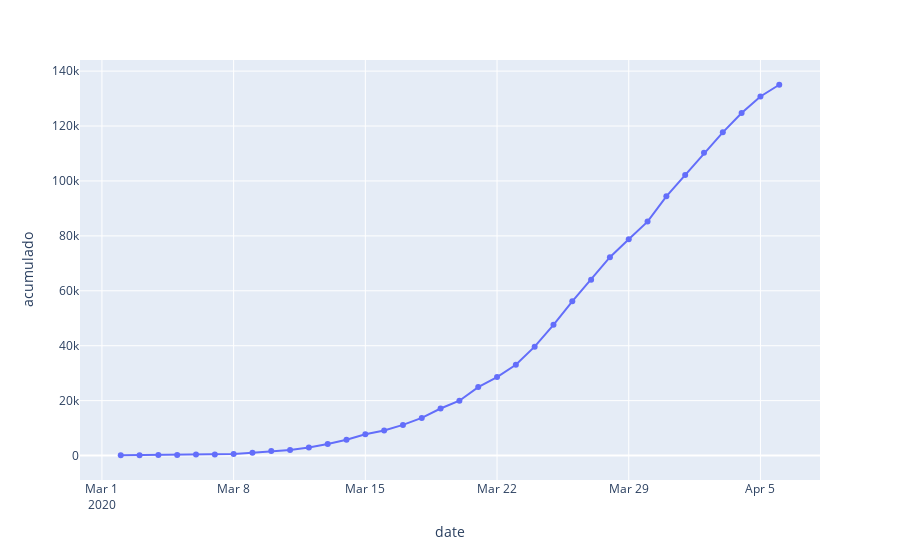

The code cell stored with this chart in its notebook:
### Code cell
# Ploting observed data
fig = px.line(df, x="date", y="acumulado")
fig.update_traces(mode='markers+lines')
fig.show()

### Figure 1 — Plotly figure (JSON) as saved in the notebook; plotly's stock layout.template omitted (floating-point values rounded to 4 significant figures)
{"data": [{"hovertemplate": "date=%{x}<br>acumulado=%{y}<extra></extra>", "legendgroup": "", "line": {"color": "#636efa", "dash": "solid"}, "mode": "markers+lines", "name": "", "showlegend": false, "type": "scatter", "x": ["2020-03-02T00:00:00", "2020-03-03T00:00:00", "2020-03-04T00:00:00", "2020-03-05T00:00:00", "2020-03-06T00:00:00", "2020-03-07T00:00:00", "2020-03-08T00:00:00", "2020-03-09T00:00:00", "2020-03-10T00:00:00", "2020-03-11T00:00:00", "2020-03-12T00:00:00", "2020-03-13T00:00:00", "2020-03-14T00:00:00", "2020-03-15T00:00:00", "2020-03-16T00:00:00", "2020-03-17T00:00:00", "2020-03-18T00:00:00", "2020-03-19T00:00:00", "2020-03-20T00:00:00", "2020-03-21T00:00:00", "2020-03-22T00:00:00", "2020-03-23T00:00:00", "2020-03-24T00:00:00", "2020-03-25T00:00:00", "2020-03-26T00:00:00", "2020-03-27T00:00:00", "2020-03-28T00:00:00", "2020-03-29T00:00:00", "2020-03-30T00:00:00", "2020-03-31T00:00:00", "2020-04-01T00:00:00", "2020-04-02T00:00:00", "2020-04-03T00:00:00", "2020-04-04T00:00:00", "2020-04-05T00:00:00", "2020-04-06T00:00:00"], "xaxis": "x", "y": [119, 150, 198, 237, 365, 430, 589, 999, 1622, 2002, 2968, 4209, 5753, 7753, 9151, 11178, 13716, 17147, 19980, 24926, 28572, 33089, 39673, 47610, 56188, 64059, 72248, 78797, 85195, 94417, 102136, 110238, 117710, 124736, 130759, 135032], "yaxis": "y"}], "layout": {"legend": {"tracegroupgap": 0}, "margin": {"t": 60}, "xaxis": {"anchor": "y", "domain": [0, 1], "title": {"text": "date"}}, "yaxis": {"anchor": "x", "domain": [0, 1], "title": {"text": "acumulado"}}}}
